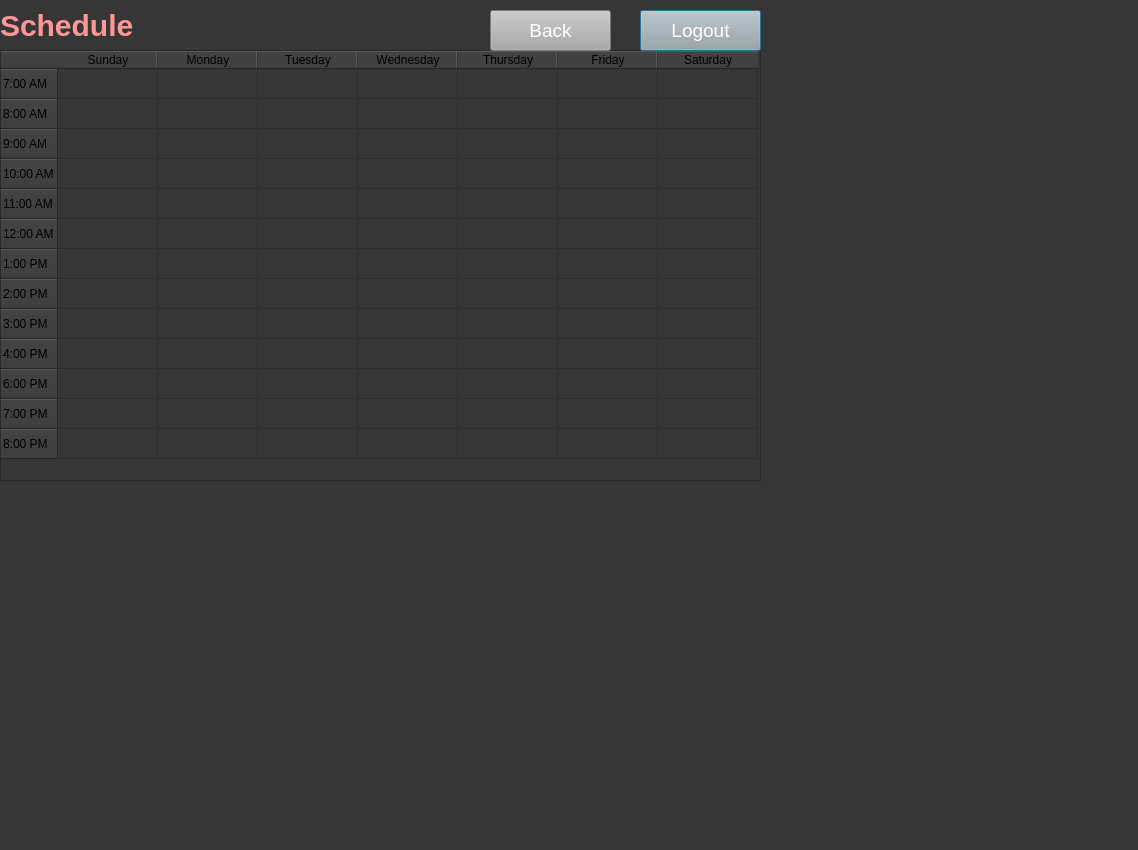
<?xml version="1.0" encoding="UTF-8"?>
<ui version="4.0">
 <class>Dialog</class>
 <widget class="QDialog" name="Dialog">
  <property name="geometry">
   <rect>
    <x>0</x>
    <y>0</y>
    <width>1138</width>
    <height>850</height>
   </rect>
  </property>
  <property name="windowTitle">
   <string>Courses</string>
  </property>
  <property name="styleSheet">
   <string notr="true">background-color: rgb(54, 54, 54);</string>
  </property>
  <widget class="QLabel" name="label">
   <property name="geometry">
    <rect>
     <x>0</x>
     <y>0</y>
     <width>211</width>
     <height>51</height>
    </rect>
   </property>
   <property name="styleSheet">
    <string notr="true">font-size: 30px;
                    font: bold;
                    color: rgb(255, 222, 222);
                    color: rgb(255, 151, 151);</string>
   </property>
   <property name="text">
    <string>Schedule</string>
   </property>
  </widget>
  <widget class="QTableWidget" name="tableWidget">
   <property name="geometry">
    <rect>
     <x>0</x>
     <y>50</y>
     <width>761</width>
     <height>431</height>
    </rect>
   </property>
   <row>
    <property name="text">
     <string>7:00 AM</string>
    </property>
   </row>
   <row>
    <property name="text">
     <string>8:00 AM</string>
    </property>
   </row>
   <row>
    <property name="text">
     <string>9:00 AM</string>
    </property>
   </row>
   <row>
    <property name="text">
     <string>10:00 AM</string>
    </property>
   </row>
   <row>
    <property name="text">
     <string>11:00 AM</string>
    </property>
   </row>
   <row>
    <property name="text">
     <string>12:00 AM</string>
    </property>
   </row>
   <row>
    <property name="text">
     <string>1:00 PM</string>
    </property>
   </row>
   <row>
    <property name="text">
     <string>2:00 PM</string>
    </property>
   </row>
   <row>
    <property name="text">
     <string>3:00 PM</string>
    </property>
   </row>
   <row>
    <property name="text">
     <string>4:00 PM</string>
    </property>
   </row>
   <row>
    <property name="text">
     <string>6:00 PM</string>
    </property>
   </row>
   <row>
    <property name="text">
     <string>7:00 PM</string>
    </property>
   </row>
   <row>
    <property name="text">
     <string>8:00 PM</string>
    </property>
   </row>
   <column>
    <property name="text">
     <string>Sunday</string>
    </property>
   </column>
   <column>
    <property name="text">
     <string>Monday</string>
    </property>
   </column>
   <column>
    <property name="text">
     <string>Tuesday</string>
    </property>
   </column>
   <column>
    <property name="text">
     <string>Wednesday</string>
    </property>
   </column>
   <column>
    <property name="text">
     <string>Thursday</string>
    </property>
   </column>
   <column>
    <property name="text">
     <string>Friday</string>
    </property>
   </column>
   <column>
    <property name="text">
     <string>Saturday</string>
    </property>
   </column>
  </widget>
  <widget class="QPushButton" name="logoutButton">
   <property name="geometry">
    <rect>
     <x>640</x>
     <y>10</y>
     <width>121</width>
     <height>41</height>
    </rect>
   </property>
   <property name="styleSheet">
    <string notr="true">background-color: rgb(167, 168, 167); font-size:14pt; color:rgb(255, 255, 255)</string>
   </property>
   <property name="text">
    <string>Logout</string>
   </property>
  </widget>
  <widget class="QPushButton" name="backButton">
   <property name="geometry">
    <rect>
     <x>490</x>
     <y>10</y>
     <width>121</width>
     <height>41</height>
    </rect>
   </property>
   <property name="styleSheet">
    <string notr="true">background-color: rgb(167, 168, 167); font-size:14pt; color:rgb(255, 255, 255)</string>
   </property>
   <property name="text">
    <string>Back</string>
   </property>
  </widget>
 </widget>
 <resources/>
 <connections/>
</ui>
